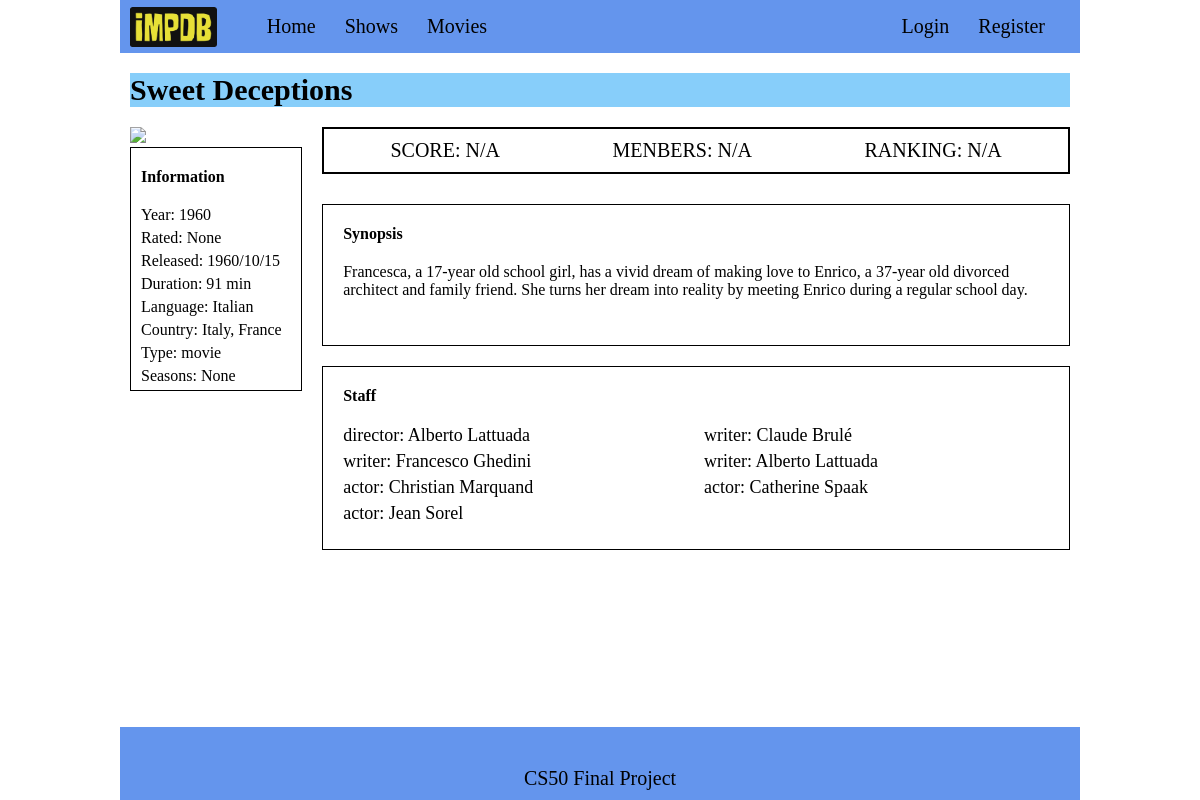
Screenshot of /show?id=30 with the database file from the repository.
### tables this page shows
CREATE TABLE "roles" (
	"person_id"	INTEGER,
	"show_id"	INTEGER,
	"role"	TEXT,
	PRIMARY KEY("person_id","show_id","role")
);

CREATE TABLE people(id INTEGER PRIMARY KEY AUTOINCREMENT, name TEXT NOT NULL);

### app.py (the view)
@app.route("/show")
def show():
     id = request.args.get("id", None)
     if id is not None:
        show = cursor.execute("""SELECT json_object('title', title,'year',year,'rated',rated,'released',released,'duration',duration
            ,'plot',plot,'language',language,'country',country,'image',image,'type',type,'seasons',Seasons, 'id', id
            ) FROM shows  WHERE id = ?""",(id,)).fetchone()
        if show is not  None:
            show = json.loads(show[0])
            actors =  cursor.execute("""SELECT roles.role, people.name FROM shows
                                    INNER JOIN roles
                                    ON shows.id = roles.show_id
                                    INNER JOIN people
                                    ON roles.person_id = people.id
                                    Where shows.id = ?""", (id,)).fetchall()
            stats={}
            mean = cursor.execute("SELECT ROUND(AVG(score),2) as mean FROM users_list WHERE show_id = ? AND score IS NOT NULL GROUP BY show_id",(id,)).fetchone()
            ranking = cursor.execute("""SELECT * FROM
                                        (SELECT show_id, ROUND(AVG(score),2) as mean, RANK() OVER  (ORDER BY AVG(score) DESC) ranking
                                        FROM users_list WHERE score IS NOT NULL GROUP BY show_id) AS a
                                        WHERE show_id = ?""",(id,)).fetchone()
            popularity = cursor.execute("""SELECT * FROM
                                        (SELECT show_id, COUNT(show_id) as members, RANK() OVER  (ORDER BY COUNT(show_id) DESC) ranking
                                        FROM users_list GROUP BY show_id) AS a
                                        WHERE show_id = ?""",(id,)).fetchone()
            stats = {"mean": mean[0] if mean is not None else "N/A",
                    "ranking": ranking[2] if mean is not None else "N/A",
                    "popularity":popularity[1] if mean is not None else "N/A"}
            if "user_id" in session:
                status = cursor.execute("""SELECT status, score FROM users_list WHERE user_id = ? AND show_id = ?""", (session["user_id"], id)).fetchone()
            else:
                status = None
            return render_template("/show.html", show=show, actors=actors, status=status, status_list=status_list, stats = stats)
        else:
            return apology("ERROR show not found")
     else:
          return redirect("/")

### templates/show.html (shortened to what this page needs)
{% extends "layout.html" %}
{% block main %}
    <div class="big_title">{{show['title']}}</div>
    <div class="show_content">
        <div class="left-part">
            {% if show['image'] is none %}
                <div class="image"><img src="static/images/no_image.png" /></div>
            {%else%}
                <div class="image"><img src = "{{ show['image'] }}"></div>
            {% endif %}
            <div class ="show_info">
                <div class="small_section_title">Information</div>
                <div class="info_box"> Year: {{ show['year']}} </div>
                <div class="info_box"> Rated: {{ show['rated']}} </div>
                <div class="info_box"> Released: {{ show['released']}} </div>
                <div class="info_box"> Duration: {{ show['duration']}} </div>
                <div class="info_box"> Language: {{ show['language']}} </div>
                <div class="info_box"> Country: {{ show['country']}} </div>
                <div class="info_box"> Type: {{ show['type']}} </div>
                <div class="info_box"> Seasons: {{ show['seasons']}} </div>
            </div>
        </div>
        <div class="right-part">
            <div class="stats">
                <div class="score">
                    SCORE: {{stats["mean"]}}
                </div>
                <div class="menbers">
                    MENBERS: {{stats["popularity"]}}
                </diV>
                <div class="ranking">
                    RANKING: {{stats["ranking"]}}
                </div>
            </div>
            <div class="plot">
                <div class="small_section_title">Synopsis</div>
                {{show["plot"]}}</div>
            <div class="staff">
                <div class="small_section_title">Staff</div>
                <div class="grid">
                    {%for actor in actors%}
                    <div class="person">{{actor[0]}}: {{actor[1]}}</div>
                    {% endfor %}
                </div>
            </div>
        </div>
    </div>
{% endblock %}

### static/style.css (style rules this page uses)
html, body { height: 100%; }
body { min-height: 100vh; display: flex; flex-direction: column; }
body { margin:0px; }
.big_title { font-size: 30px; font-weight: bold; margin-bottom: 20px; background-color: lightskyblue; }
.show_content { display:flex; justify-content: space-between; }
.left-part { margin-right:20px; width:230px }
.right-part { width:999px; }
.image img { max-width: 100%; min-width: 120px; }
.image { display:inline-block; }
.show_info { padding-top: 20px; padding-left:10px; border: solid black 1px }
.small_section_title { font-weight: bold; padding-bottom:20px }
.info_box { padding-bottom:5px; }
.stats { display:flex; font-size:20px; border: 2px solid black; padding:10px; justify-content: space-around; }
.plot { border:1px solid black; margin-top:30px; padding:20px; min-height:100px; }
.staff { margin-top:20px; border: 1px solid black; padding:20px }
.grid { display:grid; grid-template-columns:auto auto; font-size:18px; }
.person { padding-bottom:5px; }

### rows the page displays
roles: role "director", name "Alberto Lattuada"
roles: role "writer", name "Claude Brulé"
roles: role "writer", name "Francesco Ghedini"
roles: role "writer", name "Alberto Lattuada"
roles: role "actor", name "Christian Marquand"
roles: role "actor", name "Catherine Spaak"
roles: role "actor", name "Jean Sorel"

### other values shown
{{ show['title'] }} "Sweet Deceptions"
{{ show['year'] }} "1960"
{{ show['rated'] }} "None"
{{ show['released'] }} "1960/10/15"
{{ show['duration'] }} "91 min"
{{ show['language'] }} "Italian"
{{ show['country'] }} "Italy, France"
{{ show['type'] }} "movie"
{{ show['seasons'] }} "None"
{{ stats["mean"] }} "N/A"
{{ stats["popularity"] }} "N/A"
{{ stats["ranking"] }} "N/A"
